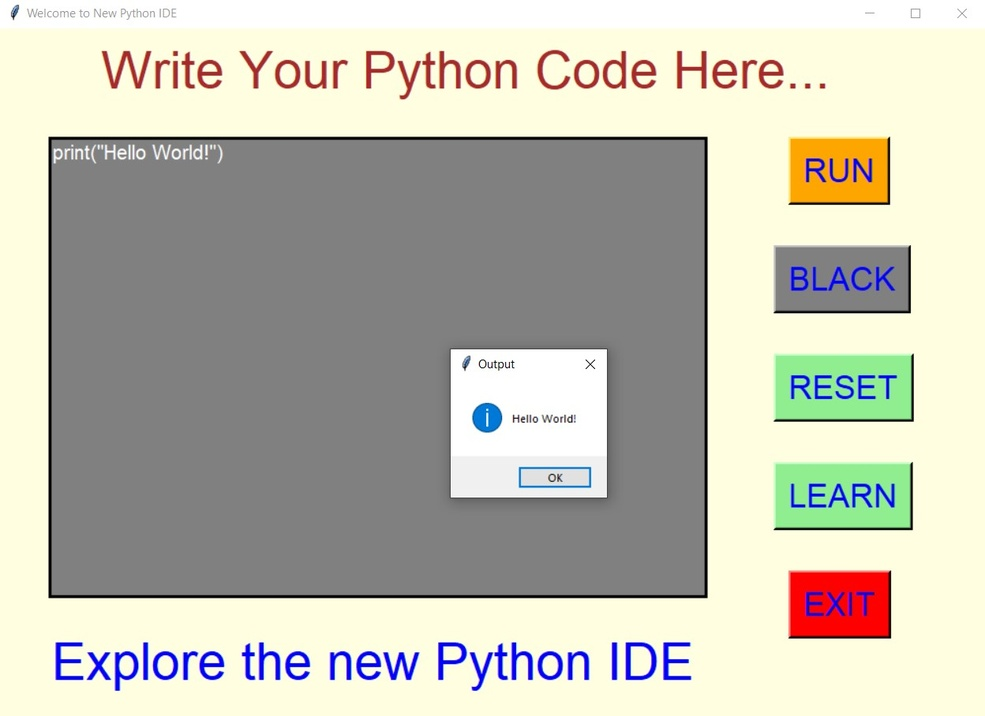
#> input picture Add Code Here/Python/Simple Python IDE/Images/4.jpg, 985 x 716 px, shrunk from 1248 x 908 before the run, found by its file name
$ python ocv22.py
#> lines starting #> are read from the running program, lines starting #| are printed output that depends on the picture; after the words box and inside, x2 and y2 are one past the last pixel; in counts of white or black regions, pixels touching at a corner belong together
import cv2
import numpy as np
from matplotlib import pyplot as plt
img = cv2.imread("d:\\jpg\\4.jpg",0)
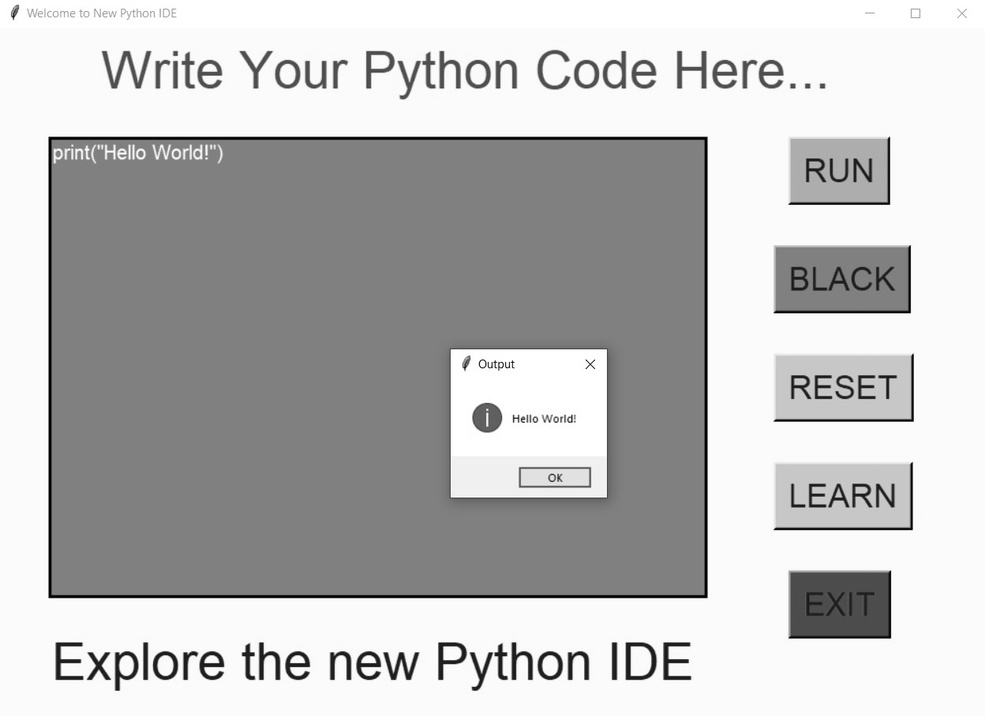
#> img: shape (716, 985); min 0, max 255, mean 189.9
retval, threshold = cv2.threshold(img, 62, 255, cv2.THRESH_BINARY)
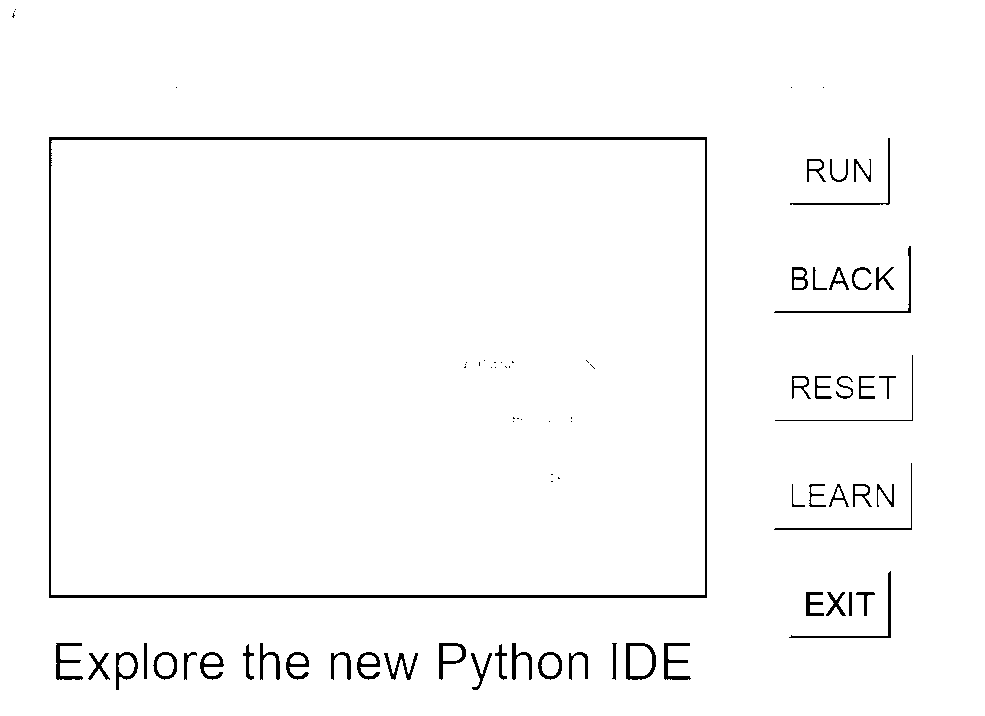
#> threshold: shape (716, 985); 97.8% white; 80 black regions (30 under 20 px), largest, box (x1, y1, x2, y2) and area: (49, 137, 707, 598) 5777, (774, 246, 911, 313) 415, (789, 571, 891, 638) 395
cv2.imshow("Original Image", img)
cv2.imshow("Threshold",threshold)
cv2.waitKey(0)

$ run again, with Add Code Here/Python/Simple Python IDE/Images/10.jpg copied over Add Code Here/Python/Simple Python IDE/Images/4.jpg
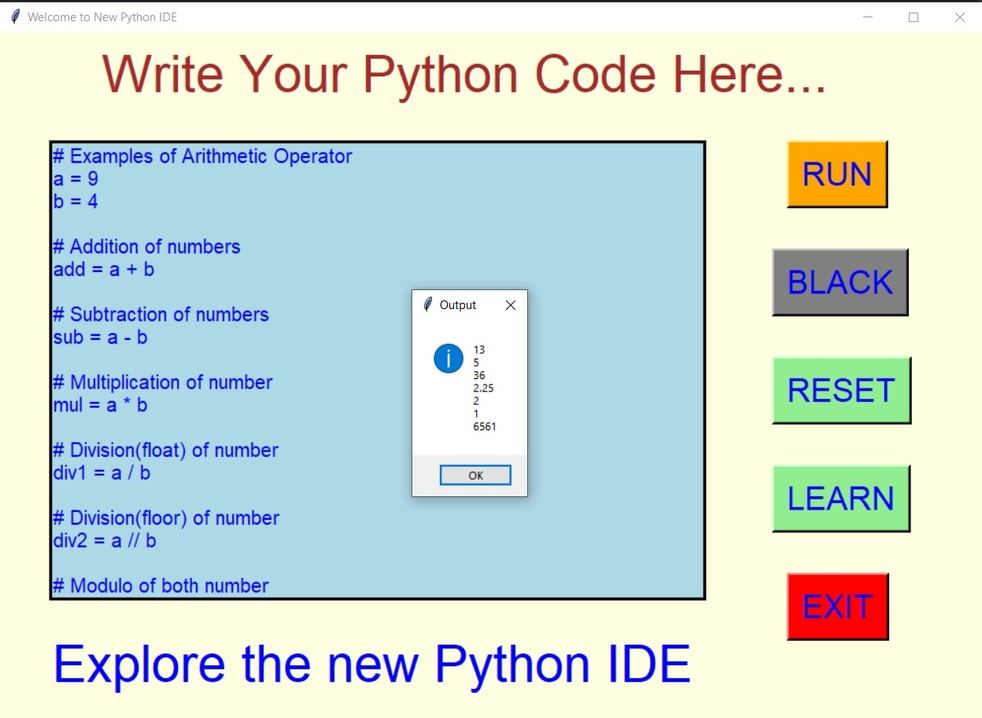
#> input picture Add Code Here/Python/Simple Python IDE/Images/10.jpg, 982 x 718 px, shrunk from 1248 x 913 before the run, found by its file name
#> `img = cv2.imread("d:\\jpg\\4.jpg",0)`:
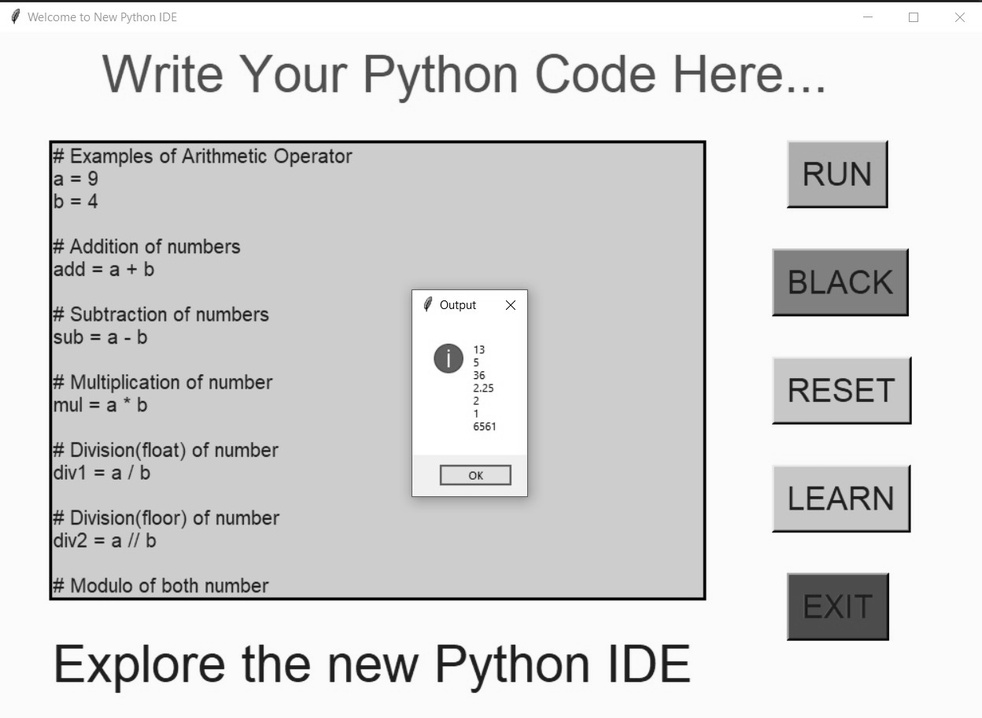
#> img: shape (718, 982); min 0, max 255, mean 216.8
#> `retval, threshold = cv2.threshold(img, 62, 255, cv2.THRESH_BINARY)`:
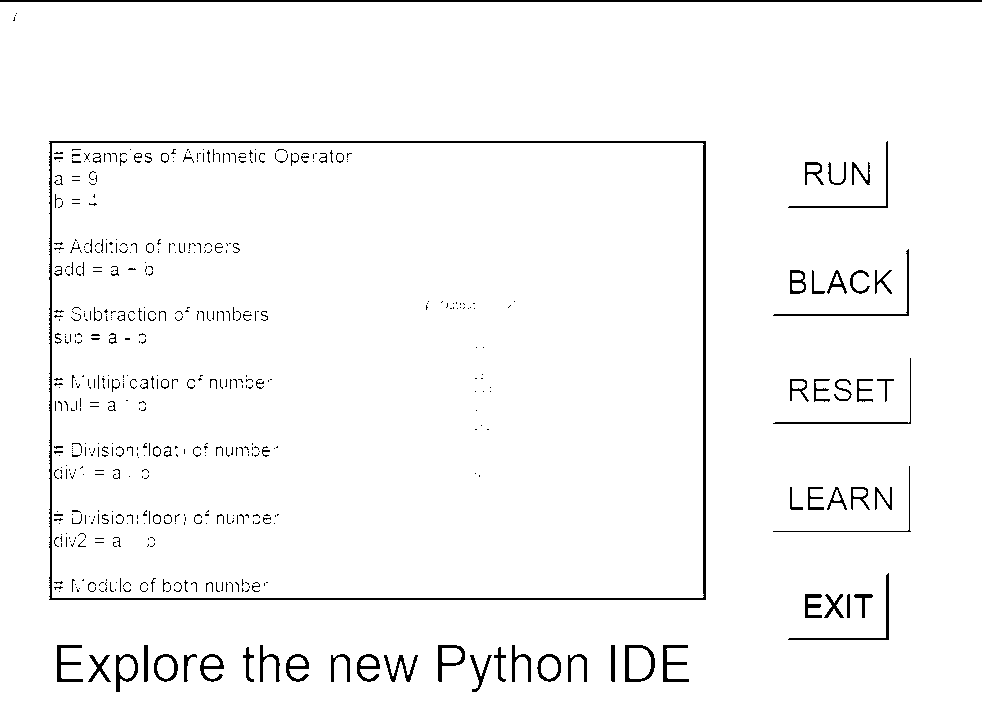
#> threshold: shape (718, 982); 97% white; 545 black regions (437 under 20 px), largest, box (x1, y1, x2, y2) and area: (49, 141, 706, 600) 5002, (0, 0, 982, 2) 1964, (773, 249, 909, 316) 403
